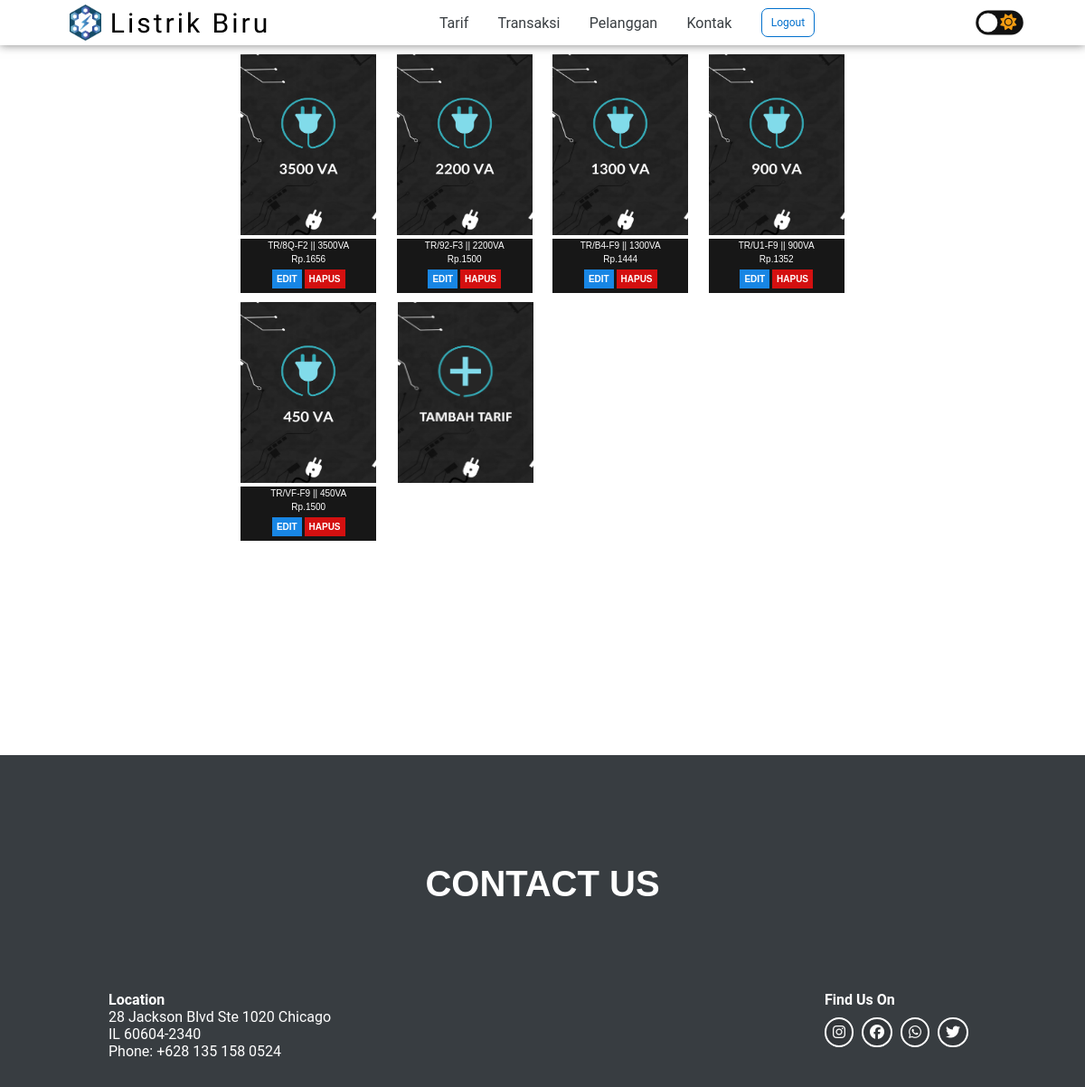
/tarif.php (signed in), run on the app's committed database.
### tables this page shows
CREATE TABLE `tarif` (
  `id` varchar(10) NOT NULL,
  `foto` varchar(255) NOT NULL,
  `daya` varchar(20) NOT NULL,
  `tarifperkwh` varchar(20) NOT NULL
);

### tarif.php (the view, shortened to what this page needs)
<!DOCTYPE html>
<html lang="en">
<head>
    <link href="//db.onlinewebfonts.com/c/213e56f9ea368890b9d2da0577e49dab?family=Zona+Pro" rel="stylesheet" type="text/css"/>
	<link rel="stylesheet" type="text/css" href="stylesheet/tarif.css">
    <link rel="stylesheet" href="stylesheet/style.css">
    <link rel="stylesheet" href="stylesheet/style-mobile.css">
</head>
<body class="mode-bg">
    <header class="main" id="home">
        <nav class="mode-bg">
            <div class="logo">
                <a href="index.php" class="mode-text">
                    <img src="img/logo/logo-listrik.png" alt="">
                    <p>Listrik Biru</p>
                </a>
            </div>
            <ul>
                <li><a class="mode-text" href="tarif.php">Tarif</a></li>
                <?php if($_SESSION['akun']['level'] == 'admin') { ?>
                    <li><a class="mode-text" href="admin/transaksi.php">Transaksi</a></li>
                    <li><a class="mode-text" href="admin/pelanggan.php">Pelanggan</a></li>
                    <li><a class="mode-text" href="admin/daftar-pesan.php">Kontak</a></li>
                <?php } if($_SESSION['akun']['level'] == 'user') { ?>
                    <li><a class="mode-text" href="user/profil.php">Profil</a></li>
                    <li><a class="mode-text" href="user/kontak.php">Kontak</a></li>
                <?php } ?>
                <div class="logout-btn">
                    <a href="auth/logout.php">Logout</a>
                </div>
            </ul>
            <div class="dark-mode-toggle">
                <label class="label" for="chk">
                    <i class="fas fa-sun"></i>
                    <div class="ball"></div>
                </label>
            </div>
        </nav>
    </header>
    <div class="container minggirin-navbar">
        <div class="grid-container">
            <?php
                require('php/connection.php');
				$sql="SELECT * FROM tarif";
				$query= mysqli_query($conn, $sql);
				while ($data = mysqli_fetch_array($query)) {
			?>
                <div>
                    <img src="img/voltase/<?php echo $data['foto'] ?>" onclick="window.location='tarif/tambah.php'"/>
                    <p>
                        <?php echo "$data[id]"; ?> ||
                        <?php echo "$data[daya]"; ?><br>
                    </p>
                    <p>
                        Rp.<?php echo "$data[tarifperkwh]"; ?>
                    </p>
                    <?php if($_SESSION['akun']['level'] == 'admin') { ?>
                        <p class="aksi">
                            <a class="edit" href="tarif/edit.php?id=<?php echo"$data[id]"; ?>">EDIT</a>
                            <a class="hapus" href="tarif/aksi/delete.php?id=<?php echo"$data[id]"; ?>" onclick="return confirm('YAKINNN !!!')">HAPUS</a>
                        </p>
                    <?php } ?>
                </div>
			<?php } if($_SESSION['akun']['level'] == 'admin') { ?>
                <div class="add-card">
                    <div class="add-img" onclick="window.location='tarif/tambah.php'">
                        <img src="img/voltase/add.jpg"/>
                    </div>
                </div>
            <?php } ?>
        </div>
    </div>
    <div style="border: 1px solid white; margin-top: 225px;"></div>
    <footer class="mode-bg" style="position: static">
        <div class="footer-container">
            <div class="footer-title" id="contact">
                <h2>CONTACT US</h2>
            </div>
            <div class="footer-contact-item">
                <div class="footer-item">
                    <h4>Location</h4>
                    <p>28 Jackson Blvd Ste 1020 Chicago<br>IL 60604-2340<br>Phone: +628 135 158 0524</p>
                </div>
                <div class="footer-item">
                    <h4>Find Us On</h4>
                    <div class="circle-container">
                        <div class="circle ig">
                            <a href="https://www.instagram.com/pixel" onclick="return confirm('You will be redirected to other website.');"><i class="fa-brands fa-instagram"></i></a>
                        </div>
                        <div class="circle fb">
                            <a href="https://www.facebook.com/pixel" onclick="return confirm('You will be redirected to other website.');"><i class="fa-brands fa-facebook"></i></a>
                        </div>
                        <div class="circle wa">
                            <a href="https://www.whatsapp.com/pixel" onclick="return confirm('You will be redirected to other website.');"><i class="fa-brands fa-whatsapp"></i></a>
                        </div>
                        <div class="circle tw">
                            <a href="https://www.twitter.com/pixel" onclick="return confirm('You will be redirected to other website.');"><i class="fa-brands fa-twitter"></i></a>
                        </div>
                    </div>
                </div>
            </div>
        </div>
    </footer>
</body>
</html>

### stylesheet/tarif.css (style rules this page uses)
.container { margin: auto; width: 700px; }
.grid-container { display: grid; grid-template-columns: auto auto auto auto; gap: 10px; padding: 10px; }
.grid-container > div { text-align: center; }
a { text-decoration: none; }
.grid-container > div p { width: 150px; margin: auto; line-height: 1.5; font-size: 10px; color: white; background: #171717; font-family: Arial, Helvetica, sans-serif; }
.grid-container > div img { width: 150px; height: 200px; margin: auto; transition: 0.5s; }
.grid-container > div p .edit { background: #1886e4; line-height: 3; padding: 5px; color: white; font-weight: bold; }
.grid-container > div p .hapus { background: #d41010; line-height: 3; padding: 5px; color: white; font-weight: bold; }
.add-card { position: static; margin-left: 7px; }
.add-img { position: absolute; }
.grid-container img { cursor: pointer; }

### stylesheet/style.css (style rules this page uses)
* { margin: 0; padding: 0; box-sizing: border-box; }
body { font-family: 'Roboto', sans-serif; overflow-x: hidden; background-color: white; color: black; }
.label { background-color: #111; border-radius: 50px; cursor: pointer; display: flex; align-items: center; justify-content: space-between; padding: 5px; position: relative; height: 18px; width: 35px; transform: scale(1.5); }
.label i { font-size: 12px; }
.label .ball { background-color: #fff; border-radius: 50%; position: absolute; top: 2px; left: 2px; height: 14px; width: 14px; transform: translateX(0px); transition: transform 0.2s linear; }
.fa-sun { color: #f39c12; }
.mode-bg, .mode-text, .mode-img { transition: 0.5s; }
nav { display: flex; background-color: white; justify-content: space-around; color: black; height: 50px; width: 100%; align-items: center; position: fixed; z-index: 1; box-shadow: 0px 0px 10px 0px rgba(0, 0, 0, 0.5); }
.logo a { font-family: Viga; letter-spacing: 3px; font-size: 30px; text-decoration: none; color: black; }
nav ul { display: flex; list-style: none; width: 40%; justify-content: space-evenly; align-items: center; }
nav ul li a { text-decoration: none; color: #383d41; }
.logout-btn a { font-size: 12px; display: block; text-decoration: none; padding: 8px 10px; color: #0170CD; border: 1px solid #0170CD; border-radius: 7px; transition: 0.2s; }
.logo a { display: flex; align-items: center; }
.logo a img { height: 40px; padding-right: 10px; }
.minggirin-navbar { padding-top: 50px; }
header { background-image: url(../img/background/animasi.jpg); background-size: cover; }
.grid-container > div p { width: 150px; margin: auto; line-height: 1.5; font-size: 10px; color: white; background: #171717; font-family: Arial, Helvetica, sans-serif; }
.grid-container > div img { width: 150px; height: 200px; margin: auto; }
footer { width: 100%; background-color: #383d41; padding: 120px 120px 30px 120px; color: white; display: flex; justify-content: center; flex-direction: column; position: absolute; bottom: 0; }
.footer-title h2 { display: flex; justify-content: center; align-items: center; font-family: 'Zona Pro', sans-serif; font-size: 40px; }
.footer-contact-item { display: flex; justify-content: space-between; }
.footer-item { padding-top: 10%; display: flex; flex-direction: column; }
.circle-container { justify-content: center; display: flex; flex-direction: row; padding-top: 10px; }
.circle { margin-right: 9px; padding: 5px 7px; display: flex; text-align: center; justify-content: center; background-color: rgba(0, 0, 0, 0.1); border-radius: 100px; border: 2px solid white; transition: 0.5s; }
.circle a { text-decoration: none; }
.circle i { color: white; }

### data on the page
tarif: foto (picture), id "TR/8Q-F2", daya "3500VA", tarifperkwh "1656"
tarif: foto (picture), id "TR/92-F3", daya "2200VA", tarifperkwh "1500"
tarif: foto (picture), id "TR/B4-F9", daya "1300VA", tarifperkwh "1444"
tarif: foto (picture), id "TR/U1-F9", daya "900VA", tarifperkwh "1352"
tarif: foto (picture), id "TR/VF-F9", daya "450VA", tarifperkwh "1500"
